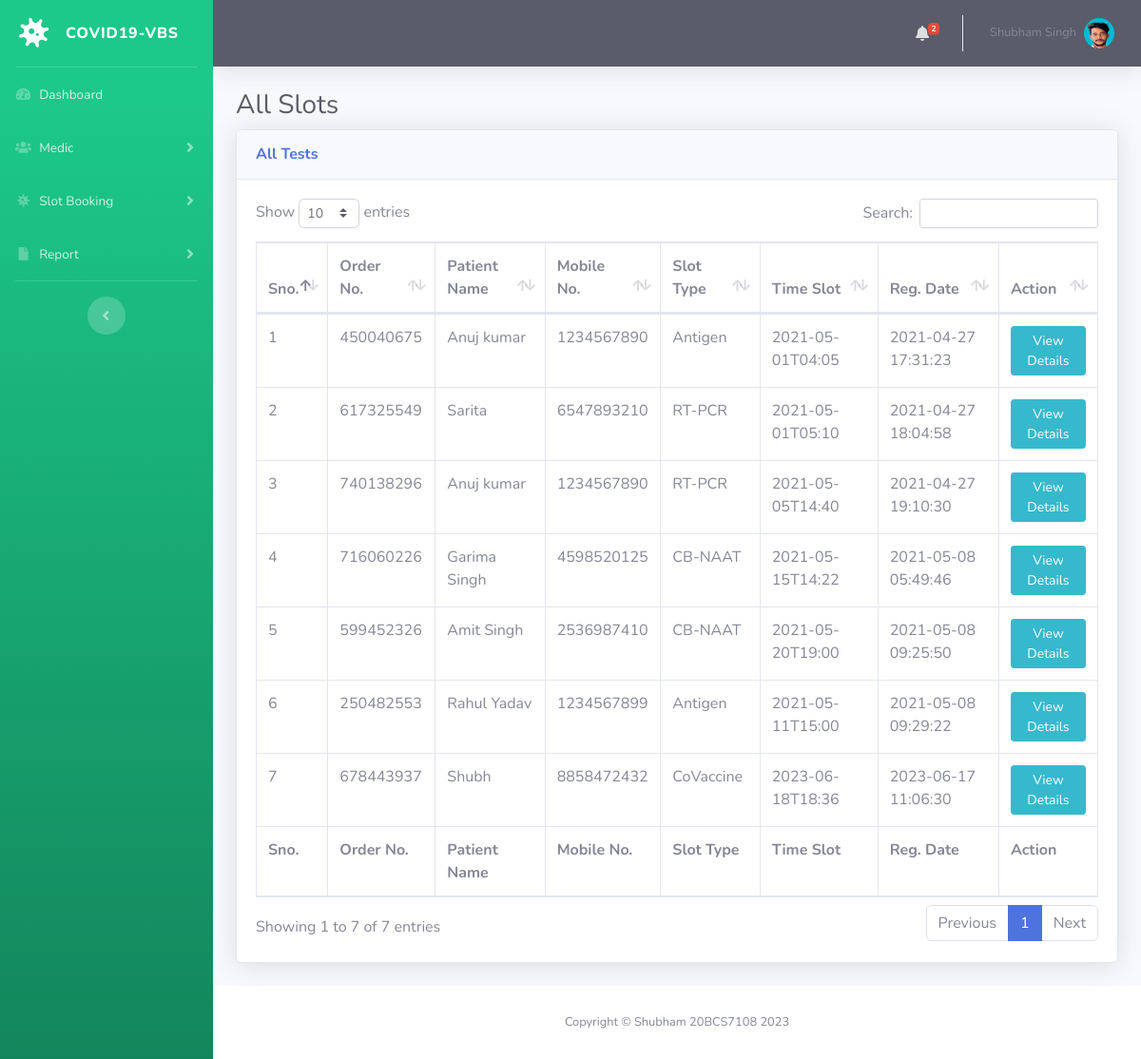
/all-test.php (signed in), run on the app's committed database.
### tables this page shows
CREATE TABLE `tbltestrecord` (
  `id` int(11) NOT NULL,
  `OrderNumber` bigint(14) DEFAULT NULL,
  `PatientMobileNumber` bigint(14) DEFAULT NULL,
  `TestType` varchar(100) DEFAULT NULL,
  `TestTimeSlot` varchar(120) DEFAULT NULL,
  `ReportStatus` varchar(100) DEFAULT NULL,
  `FinalReport` varchar(150) DEFAULT NULL,
  `ReportUploadTime` varchar(200) DEFAULT NULL,
  `RegistrationDate` timestamp NULL DEFAULT current_timestamp(),
  `AssignedtoEmpId` varchar(150) DEFAULT NULL,
  `AssigntoName` varchar(180) DEFAULT NULL,
  `AssignedTime` varchar(100) DEFAULT NULL
);

CREATE TABLE `tblpatients` (
  `id` int(11) NOT NULL,
  `FullName` varchar(120) DEFAULT NULL,
  `MobileNumber` bigint(12) DEFAULT NULL,
  `DateOfBirth` date DEFAULT NULL,
  `GovtIssuedId` varchar(150) DEFAULT NULL,
  `GovtIssuedIdNo` varchar(150) DEFAULT NULL,
  `FullAddress` varchar(255) DEFAULT NULL,
  `State` varchar(200) DEFAULT NULL,
  `RegistrationDate` timestamp NOT NULL DEFAULT current_timestamp()
);

### all-test.php (the view, shortened to what this page needs)
<?php session_start();
include_once('includes/config.php');
if (strlen($_SESSION['aid']==0)) {
  header('location:logout.php');
  } else{
?>
<!DOCTYPE html>
<html lang="en">
<head>
    <link href="vendor/fontawesome-free/css/all.min.css" rel="stylesheet" type="text/css">
    <link href="css/sb-admin-2.min.css" rel="stylesheet">
    <link href="vendor/datatables/dataTables.bootstrap4.min.css" rel="stylesheet">
</head>
<body id="page-top">
    <div id="wrapper">
  <?php include_once('includes/sidebar.php');?>
        <div id="content-wrapper" class="d-flex flex-column">
            <div id="content">
<?php include_once('includes/topbar.php');?>
                <div class="container-fluid">
                    <h1 class="h3 mb-2 text-gray-800">All Slots</h1>
                    <div class="card shadow mb-4">
                        <div class="card-header py-3">
                            <h6 class="m-0 font-weight-bold text-primary">All Tests</h6>
                        </div>
                        <div class="card-body">
                            <div class="table-responsive">
                                <form name="assignto" method="post">
                    <table class="table table-bordered" id="dataTable" width="100%" cellspacing="0">
                                    <thead>
                                        <tr>
                                            <th>Sno.</th>
                                            <th>Order No.</th>
                                            <th>Patient Name</th>
                                            <th>Mobile No.</th>
                                            <th>Slot Type</th>
                                            <th>Time Slot</th>
                                            <th>Reg. Date</th>
                                            <th>Action</th>
                                        </tr>
                                    </thead>
                                      <tfoot>
                                            <tr>
                                            <th>Sno.</th>
                                            <th>Order No.</th>
                                            <th>Patient Name</th>
                                            <th>Mobile No.</th>
                                            <th>Slot Type</th>
                                            <th>Time Slot</th>
                                            <th>Reg. Date</th>
                                            <th>Action</th>
                                        </tr>
                                    </tfoot>
                                    <tbody>
<?php $query=mysqli_query($con,"select tbltestrecord.OrderNumber,tblpatients.FullName,tblpatients.MobileNumber,tbltestrecord.TestType,tbltestrecord.TestTimeSlot,tbltestrecord.RegistrationDate,tbltestrecord.id as testid from tbltestrecord
join tblpatients on tblpatients.MobileNumber=tbltestrecord.PatientMobileNumber
    ");
$cnt=1;
while($row=mysqli_fetch_array($query)){
?>
                                        <tr>
                                            <td><?php echo $cnt;?></td>
                                            <td><?php echo $row['OrderNumber'];?></td>
                                            <td><?php echo $row['FullName'];?></td>
                                            <td><?php echo $row['MobileNumber'];?></td>
                                            <td><?php echo $row['TestType'];?></td>
                                            <td><?php echo $row['TestTimeSlot'];?></td>
                                             <td><?php echo $row['RegistrationDate'];?></td>
                                            <td>
                                <a href="test-details.php?tid=<?php echo $row['testid'];?>&&oid=<?php echo $row['OrderNumber'];?>" class="btn btn-info btn-sm">View Details</a>
                            </td>
                                        </tr>
<?php $cnt++;} ?>
                                    </tbody>
                                </table>
                                     </form>
                            </div>
                        </div>
                    </div>
                </div>
            </div>
    <?php include_once('includes/footer.php');?>
        </div>
    </div>
</body>
</html>
<?php } ?>

### includes/sidebar.php (shortened to what this page needs)
        <ul class="navbar-nav bg-gradient-success sidebar sidebar-dark accordion" id="accordionSidebar">
            <a class="sidebar-brand d-flex align-items-center justify-content-center" href="#">
                <div class="sidebar-brand-icon rotate-n-15">
                    <i class="fas fa-virus"></i>
                </div>
                <div class="sidebar-brand-text mx-3">COVID19-VBS</div>
            </a>
            <hr class="sidebar-divider my-0">
<?php if($_SESSION['aid']):?>
     <li class="nav-item">
                <a class="nav-link" href="dashboard.php">
                    <i class="fas fa-fw fa-tachometer-alt"></i>
                    <span>Dashboard</span></a>
            </li>
    <li class="nav-item">
                <a class="nav-link collapsed" href="#" data-toggle="collapse" data-target="#collapseOne"
                    aria-expanded="true" aria-controls="collapseOne">
                    <i class="fas fa-fw fa-users"></i>
                    <span>Medic</span>
                </a>
            </li>
     <li class="nav-item">
                <a class="nav-link collapsed" href="#" data-toggle="collapse" data-target="#collapseTwo"
                    aria-expanded="true" aria-controls="collapseTwo">
                    <i class="fas fa-fw fa-virus"></i>
                    <span>Slot Booking</span>
                </a>
            </li>
   <li class="nav-item">
                <a class="nav-link collapsed" href="#" data-toggle="collapse" data-target="#collapseThree"
                    aria-expanded="true" aria-controls="collapseThree">
                    <i class="fas fa-fw fa-file"></i>
                    <span>Report</span>
                </a>
            </li>
<?php endif;    ?>
            <hr class="sidebar-divider d-none d-md-block">
            <div class="text-center d-none d-md-inline">
                <button class="rounded-circle border-0" id="sidebarToggle"></button>
            </div>
        </ul>

### includes/topbar.php (shortened to what this page needs)
      <nav class="navbar navbar-expand navbar-dark bg-dark topbar mb-4 static-top shadow">
            <?php if($_SESSION['aid']):?>
                    <ul class="navbar-nav ml-auto">
<?php $query=mysqli_query($con,"select * from tbltestrecord where ReportStatus is null");
$count=mysqli_num_rows($query);
?>
                        <li class="nav-item dropdown no-arrow mx-1">
                            <a class="nav-link dropdown-toggle" href="#" id="alertsDropdown" role="button"
                                data-toggle="dropdown" aria-haspopup="true" aria-expanded="false">
                                <i class="fas fa-bell fa-fw"></i>
                                <span class="badge badge-danger badge-counter"><?php echo $count;?></span>
                            </a>
                        </li>
                        <li class="nav-item dropdown no-arrow">
                            <a class="nav-link dropdown-toggle" href="#" id="userDropdown" role="button"
                                data-toggle="dropdown" aria-haspopup="true" aria-expanded="false">
                <?php
$adid=$_SESSION['aid'];
$ret1=mysqli_query($con,"select AdminName from tbladmin where ID='$adid'");
while($row1=mysqli_fetch_array($ret1)){
?>
                                <span class="mr-2 d-none d-lg-inline text-gray-600 small"><?php  echo $row1['AdminName'];?></span>
                           <?php } ?>
                                <img class="img-profile rounded-circle"
                                    src="img/shubham.png">
                            </a>
                        </li>
                    </ul>
                <?php endif;?>
                </nav>

### includes/footer.php
<footer class="sticky-footer bg-white">
    <div class="container my-auto">
        <div class="copyright text-center my-auto">
            <span>Copyright &copy; Shubham 20BCS7108 2023</span>
        </div>
    </div>
</footer>

### data on the page
tbltestrecord: OrderNumber "450040675", tblpatients.FullName "Anuj kumar", tblpatients.MobileNumber "1234567890", TestType "Antigen", TestTimeSlot "2021-05-01T04:05", RegistrationDate "2021-04-27 17:31:23"
tbltestrecord: OrderNumber "617325549", tblpatients.FullName "Sarita", tblpatients.MobileNumber "6547893210", TestType "RT-PCR", TestTimeSlot "2021-05-01T05:10", RegistrationDate "2021-04-27 18:04:58"
tbltestrecord: OrderNumber "740138296", tblpatients.FullName "Anuj kumar", tblpatients.MobileNumber "1234567890", TestType "RT-PCR", TestTimeSlot "2021-05-05T14:40", RegistrationDate "2021-04-27 19:10:30"
tbltestrecord: OrderNumber "716060226", tblpatients.FullName "Garima Singh", tblpatients.MobileNumber "4598520125", TestType "CB-NAAT", TestTimeSlot "2021-05-15T14:22", RegistrationDate "2021-05-08 05:49:46"
tbltestrecord: OrderNumber "599452326", tblpatients.FullName "Amit Singh", tblpatients.MobileNumber "2536987410", TestType "CB-NAAT", TestTimeSlot "2021-05-20T19:00", RegistrationDate "2021-05-08 09:25:50"
tbltestrecord: OrderNumber "250482553", tblpatients.FullName "Rahul Yadav", tblpatients.MobileNumber "1234567899", TestType "Antigen", TestTimeSlot "2021-05-11T15:00", RegistrationDate "2021-05-08 09:29:22"
tbltestrecord: OrderNumber "678443937", tblpatients.FullName "Shubh", tblpatients.MobileNumber "8858472432", TestType "CoVaccine", TestTimeSlot "2023-06-18T18:36", RegistrationDate "2023-06-17 11:06:30"

### other printed values
$count "2"
$row1['AdminName'] "Shubham Singh"
